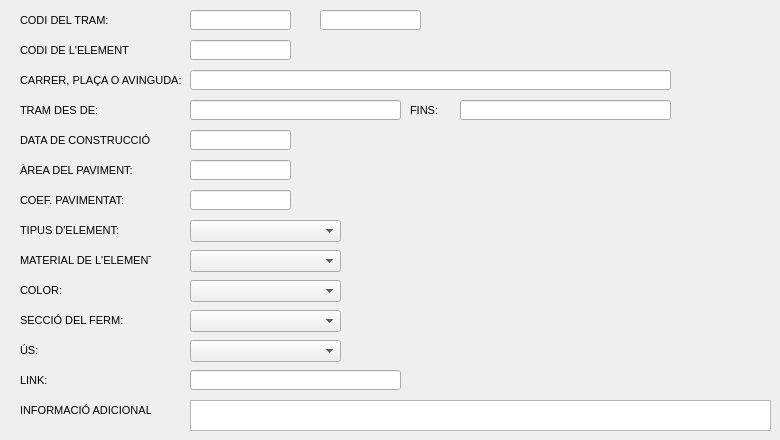
   <widget class="QWidget" name="tab_3">
    <attribute name="title">
     <string>General</string>
    </attribute>
    <widget class="QLineEdit" name="street_start">
     <property name="enabled">
      <bool>true</bool>
     </property>
     <property name="geometry">
      <rect>
       <x>190</x>
       <y>100</y>
       <width>211</width>
       <height>20</height>
      </rect>
     </property>
     <property name="font">
      <font>
       <family>Arial</family>
      </font>
     </property>
    </widget>
    <widget class="QLabel" name="street_ini_label">
     <property name="geometry">
      <rect>
       <x>20</x>
       <y>100</y>
       <width>141</width>
       <height>21</height>
      </rect>
     </property>
     <property name="font">
      <font>
       <family>Arial</family>
       <pointsize>8</pointsize>
       <weight>50</weight>
       <bold>false</bold>
      </font>
     </property>
     <property name="text">
      <string>TRAM DES DE:</string>
     </property>
    </widget>
    <widget class="QLabel" name="street_fin_label">
     <property name="geometry">
      <rect>
       <x>410</x>
       <y>100</y>
       <width>61</width>
       <height>21</height>
      </rect>
     </property>
     <property name="font">
      <font>
       <family>Arial</family>
       <pointsize>8</pointsize>
       <weight>50</weight>
       <bold>false</bold>
      </font>
     </property>
     <property name="text">
      <string>FINS:</string>
     </property>
    </widget>
    <widget class="QLineEdit" name="axis_id">
     <property name="enabled">
      <bool>true</bool>
     </property>
     <property name="geometry">
      <rect>
       <x>190</x>
       <y>10</y>
       <width>101</width>
       <height>20</height>
      </rect>
     </property>
     <property name="font">
      <font>
       <family>Arial</family>
      </font>
     </property>
    </widget>
    <widget class="QLineEdit" name="street">
     <property name="enabled">
      <bool>true</bool>
     </property>
     <property name="geometry">
      <rect>
       <x>190</x>
       <y>70</y>
       <width>481</width>
       <height>20</height>
      </rect>
     </property>
     <property name="font">
      <font>
       <family>Arial</family>
      </font>
     </property>
    </widget>
    <widget class="QLabel" name="street_label">
     <property name="geometry">
      <rect>
       <x>20</x>
       <y>70</y>
       <width>161</width>
       <height>21</height>
      </rect>
     </property>
     <property name="font">
      <font>
       <family>Arial</family>
       <pointsize>8</pointsize>
       <weight>50</weight>
       <bold>false</bold>
      </font>
     </property>
     <property name="text">
      <string>CARRER, PLAÇA O AVINGUDA:</string>
     </property>
    </widget>
    <widget class="QLineEdit" name="street_end">
     <property name="enabled">
      <bool>true</bool>
     </property>
     <property name="geometry">
      <rect>
       <x>460</x>
       <y>100</y>
       <width>211</width>
       <height>20</height>
      </rect>
     </property>
     <property name="font">
      <font>
       <family>Arial</family>
      </font>
     </property>
    </widget>
    <widget class="QLabel" name="eje_id_label">
     <property name="geometry">
      <rect>
       <x>20</x>
       <y>10</y>
       <width>131</width>
       <height>21</height>
      </rect>
     </property>
     <property name="font">
      <font>
       <family>Arial</family>
       <pointsize>8</pointsize>
       <weight>50</weight>
       <bold>false</bold>
      </font>
     </property>
     <property name="text">
      <string>CODI DEL TRAM:</string>
     </property>
    </widget>
    <widget class="QLabel" name="pol_id_label">
     <property name="geometry">
      <rect>
       <x>20</x>
       <y>40</y>
       <width>131</width>
       <height>21</height>
      </rect>
     </property>
     <property name="font">
      <font>
       <family>Arial</family>
       <pointsize>8</pointsize>
       <weight>50</weight>
       <bold>false</bold>
      </font>
     </property>
     <property name="text">
      <string>CODI DE L'ELEMENT</string>
     </property>
    </widget>
    <widget class="QLineEdit" name="pol_id">
     <property name="enabled">
      <bool>true</bool>
     </property>
     <property name="geometry">
      <rect>
       <x>320</x>
       <y>10</y>
       <width>101</width>
       <height>20</height>
      </rect>
     </property>
     <property name="font">
      <font>
       <family>Arial</family>
      </font>
     </property>
    </widget>
    <widget class="QLineEdit" name="build_date">
     <property name="enabled">
      <bool>true</bool>
     </property>
     <property name="geometry">
      <rect>
       <x>190</x>
       <y>130</y>
       <width>101</width>
       <height>20</height>
      </rect>
     </property>
     <property name="font">
      <font>
       <family>Arial</family>
      </font>
     </property>
    </widget>
    <widget class="QLabel" name="build_date_label">
     <property name="geometry">
      <rect>
       <x>20</x>
       <y>130</y>
       <width>131</width>
       <height>21</height>
      </rect>
     </property>
     <property name="font">
      <font>
       <family>Arial</family>
       <pointsize>8</pointsize>
       <weight>50</weight>
       <bold>false</bold>
      </font>
     </property>
     <property name="text">
      <string>DATA DE CONSTRUCCIÓ:</string>
     </property>
    </widget>
    <widget class="QLabel" name="area_pav_label">
     <property name="geometry">
      <rect>
       <x>20</x>
       <y>160</y>
       <width>131</width>
       <height>21</height>
      </rect>
     </property>
     <property name="font">
      <font>
       <family>Arial</family>
       <pointsize>8</pointsize>
       <weight>50</weight>
       <bold>false</bold>
      </font>
     </property>
     <property name="text">
      <string>ÀREA DEL PAVIMENT:</string>
     </property>
    </widget>
    <widget class="QLineEdit" name="area">
     <property name="enabled">
      <bool>true</bool>
     </property>
     <property name="geometry">
      <rect>
       <x>190</x>
       <y>160</y>
       <width>101</width>
       <height>20</height>
      </rect>
     </property>
     <property name="font">
      <font>
       <family>Arial</family>
      </font>
     </property>
    </widget>
    <widget class="QLineEdit" name="coef_pav">
     <property name="enabled">
      <bool>true</bool>
     </property>
     <property name="geometry">
      <rect>
       <x>190</x>
       <y>190</y>
       <width>101</width>
       <height>20</height>
      </rect>
     </property>
     <property name="font">
      <font>
       <family>Arial</family>
      </font>
     </property>
    </widget>
    <widget class="QLabel" name="coef_pav_label">
     <property name="geometry">
      <rect>
       <x>20</x>
       <y>190</y>
       <width>131</width>
       <height>21</height>
      </rect>
     </property>
     <property name="font">
      <font>
       <family>Arial</family>
       <pointsize>8</pointsize>
       <weight>50</weight>
       <bold>false</bold>
      </font>
     </property>
     <property name="text">
      <string>COEF. PAVIMENTAT:</string>
     </property>
    </widget>
    <widget class="QLabel" name="type_elem_label">
     <property name="geometry">
      <rect>
       <x>20</x>
       <y>220</y>
       <width>131</width>
       <height>21</height>
      </rect>
     </property>
     <property name="font">
      <font>
       <family>Arial</family>
       <pointsize>8</pointsize>
       <weight>50</weight>
       <bold>false</bold>
      </font>
     </property>
     <property name="text">
      <string>TIPUS D'ELEMENT:</string>
     </property>
    </widget>
    <widget class="QLabel" name="id_label_10">
     <property name="geometry">
      <rect>
       <x>20</x>
       <y>280</y>
       <width>131</width>
       <height>21</height>
      </rect>
     </property>
     <property name="font">
      <font>
       <family>Arial</family>
       <pointsize>8</pointsize>
       <weight>50</weight>
       <bold>false</bold>
      </font>
     </property>
     <property name="text">
      <string>COLOR:</string>
     </property>
    </widget>
    <widget class="QLabel" name="id_label_11">
     <property name="geometry">
      <rect>
       <x>20</x>
       <y>310</y>
       <width>131</width>
       <height>21</height>
      </rect>
     </property>
     <property name="font">
      <font>
       <family>Arial</family>
       <pointsize>8</pointsize>
       <weight>50</weight>
       <bold>false</bold>
      </font>
     </property>
     <property name="text">
      <string>SECCIÓ DEL FERM:</string>
     </property>
    </widget>
    <widget class="QLabel" name="id_label_12">
     <property name="geometry">
      <rect>
       <x>20</x>
       <y>340</y>
       <width>131</width>
       <height>21</height>
      </rect>
     </property>
     <property name="font">
      <font>
       <family>Arial</family>
       <pointsize>8</pointsize>
       <weight>50</weight>
       <bold>false</bold>
      </font>
     </property>
     <property name="text">
      <string>ÚS:</string>
     </property>
    </widget>
    <widget class="QLineEdit" name="link">
     <property name="enabled">
      <bool>true</bool>
     </property>
     <property name="geometry">
      <rect>
       <x>190</x>
       <y>370</y>
       <width>211</width>
       <height>20</height>
      </rect>
     </property>
     <property name="font">
      <font>
       <family>Arial</family>
      </font>
     </property>
     <property name="text">
      <string/>
     </property>
    </widget>
    <widget class="QLabel" name="link_label">
     <property name="geometry">
      <rect>
       <x>20</x>
       <y>370</y>
       <width>131</width>
       <height>21</height>
      </rect>
     </property>
     <property name="font">
      <font>
       <family>Arial</family>
       <pointsize>8</pointsize>
       <weight>50</weight>
       <bold>false</bold>
      </font>
     </property>
     <property name="text">
      <string>LINK:</string>
     </property>
    </widget>
    <widget class="QLabel" name="add_inf_label">
     <property name="geometry">
      <rect>
       <x>20</x>
       <y>400</y>
       <width>131</width>
       <height>21</height>
      </rect>
     </property>
     <property name="font">
      <font>
       <family>Arial</family>
       <pointsize>8</pointsize>
       <weight>50</weight>
       <bold>false</bold>
      </font>
     </property>
     <property name="text">
      <string>INFORMACIÓ ADICIONAL:</string>
     </property>
    </widget>
    <widget class="QPlainTextEdit" name="add_inf">
     <property name="geometry">
      <rect>
       <x>190</x>
       <y>400</y>
       <width>581</width>
       <height>31</height>
      </rect>
     </property>
    </widget>
    <widget class="QComboBox" name="elem_type">
     <property name="geometry">
      <rect>
       <x>190</x>
       <y>220</y>
       <width>151</width>
       <height>22</height>
      </rect>
     </property>
    </widget>
    <widget class="QComboBox" name="color">
     <property name="geometry">
      <rect>
       <x>190</x>
       <y>280</y>
       <width>151</width>
       <height>22</height>
      </rect>
     </property>
    </widget>
    <widget class="QComboBox" name="binder_cou">
     <property name="geometry">
      <rect>
       <x>190</x>
       <y>310</y>
       <width>151</width>
       <height>22</height>
      </rect>
     </property>
    </widget>
    <widget class="QComboBox" name="use">
     <property name="geometry">
      <rect>
       <x>190</x>
       <y>340</y>
       <width>151</width>
       <height>22</height>
      </rect>
     </property>
    </widget>
    <widget class="QLineEdit" name="label">
     <property name="enabled">
      <bool>true</bool>
     </property>
     <property name="geometry">
      <rect>
       <x>190</x>
       <y>40</y>
       <width>101</width>
       <height>20</height>
      </rect>
     </property>
     <property name="font">
      <font>
       <family>Arial</family>
      </font>
     </property>
    </widget>
    <widget class="QLabel" name="type_mat_label">
     <property name="geometry">
      <rect>
       <x>20</x>
       <y>250</y>
       <width>131</width>
       <height>21</height>
      </rect>
     </property>
     <property name="font">
      <font>
       <family>Arial</family>
       <pointsize>8</pointsize>
       <weight>50</weight>
       <bold>false</bold>
      </font>
     </property>
     <property name="text">
      <string>MATERIAL DE L'ELEMENT:</string>
     </property>
    </widget>
    <widget class="QComboBox" name="mat_type">
     <property name="geometry">
      <rect>
       <x>190</x>
       <y>250</y>
       <width>151</width>
       <height>22</height>
      </rect>
     </property>
    </widget>
   </widget>
